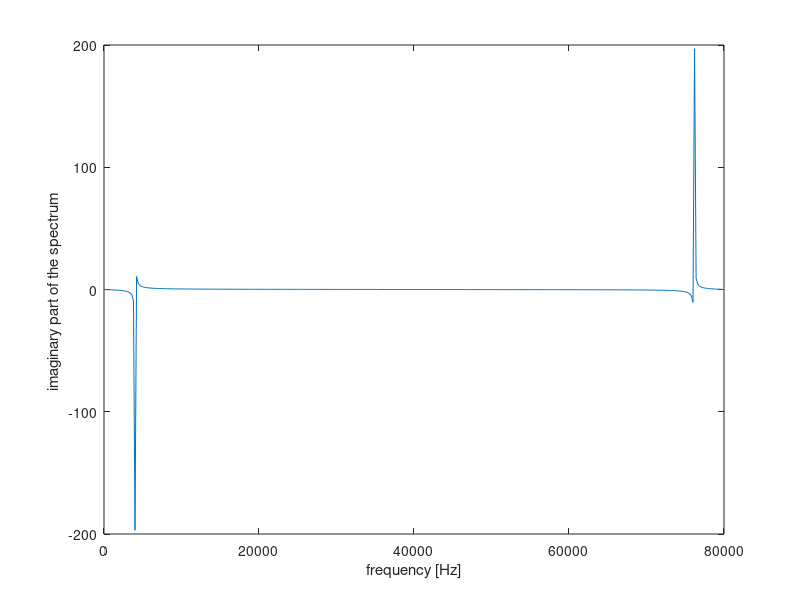

Write MATLAB code to recreate this figure.
fs=  200; 
T=1/fs;
t=0:T:2    % time vector
N=length(t);      % number of samples
fr=10;
x=  sin(2*pi*fr*t);    % signal

y=fft(x)
Imag_x_dft= imag(y);        % imaginary part of the spectrum (amplitude normalized by the number of samples)

% stepInFreqency=     % step in the frequency domain 
freq=fs*(0:length(t)-1);               % freqency vector
f_Nq=  max(freq)/2;             % Nyquist frequency

figure (1)
plot(freq,Imag_x_dft);
ylabel('imaginary part of the spectrum ')
xlabel('frequency [Hz]')
